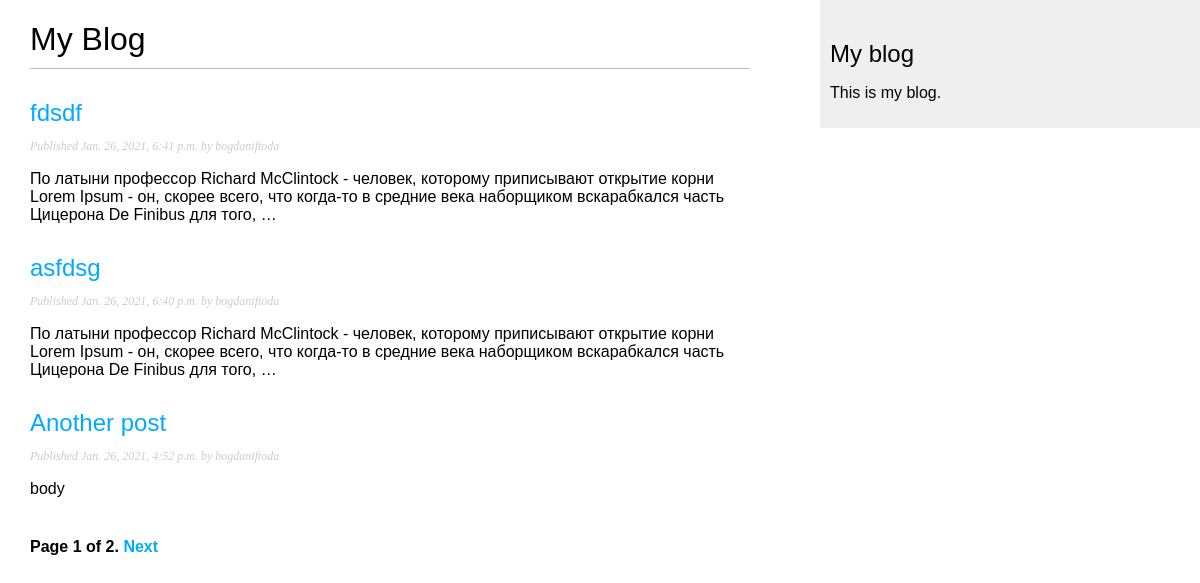
Screenshot of /blog/ with the database file from the repository.
### blog/models.py (models this page shows, shortened)
class Post(models.Model):
    STATUS_CHOICES = (
        ('draft', 'Draft'),
        ('published', 'Published'),
    )
    title = models.CharField(max_length=250)
    slug = models.SlugField(max_length=250, unique_for_date='publish')
    author = models.ForeignKey(User, on_delete=models.CASCADE,
                               related_name='blog_posts')
    body = models.TextField()
    publish = models.DateTimeField(default=timezone.now)
    created = models.DateTimeField(auto_now_add=True)
    updated = models.DateTimeField(auto_now=True)
    status = models.CharField(
        max_length=10, choices=STATUS_CHOICES, default='draft')
    objects = models.Manager()
    published = PublishedManager()
    def get_absolute_url(self):
        return reverse('blog:post_detail', args=[self.publish.year,
                                                 self.publish.month, self.publish.day, self.slug])
    class Meta:
        ordering = ('-publish',)

### blog/views.py (the view)
# urls.py: path('', views.PostListView.as_view(), name='post_list'),
class PostListView(ListView):
    queryset = Post.published.all()
    context_object_name = 'posts'
    paginate_by = 3
    template_name = 'blog/post/list.html'

### blog/templates/blog/post/list.html (shortened to what this page needs)
{% extends "blog/base.html" %}
{% block content %}
<h1>My Blog</h1>
{% for post in posts %}
<h2>
    <a href="{{ post.get_absolute_url }}">{{ post.title }}</a>
</h2>
<p class="date">Published {{ post.publish }} by {{ post.author }}</p>
{{ post.body|truncatewords:30|linebreaks }}
{% endfor %}
{% include "pagination.html" with page=page_obj %}
{% endblock %}

### blog/static/css/blog.css (style rules this page uses)
body { margin:0; padding:0; font-family:helvetica, sans-serif; }
a { color:#00abff; text-decoration:none; }
h1 { font-weight:normal; border-bottom:1px solid #bbb; padding:0 0 10px 0; }
h2 { font-weight:normal; margin:30px 0 0; }
p.date { color:#ccc; font-family: georgia, serif; font-size: 12px; font-style: italic; }

### rows the page displays
Post: title "fdsdf", publish "Jan. 26, 2021, 6:41 p.m.", author "bogdaniftoda", body "По латыни профессор Richard McClintock - человек, которому приписывают открытие корни Lorem Ipsum - он, скорее всего, что когда-то в средние века наборщиком вскарабкался часть Цицерона De Finibus для того, …"
Post: title "asfdsg", publish "Jan. 26, 2021, 6:40 p.m.", author "bogdaniftoda", body "По латыни профессор Richard McClintock - человек, которому приписывают открытие корни Lorem Ipsum - он, скорее всего, что когда-то в средние века наборщиком вскарабкался часть Цицерона De Finibus для того, …"
Post: title "Another post", publish "Jan. 26, 2021, 4:52 p.m.", author "bogdaniftoda", body "body"

### other values shown
{{ page.number }} "1"
{{ page.paginator.num_pages }} "2"
